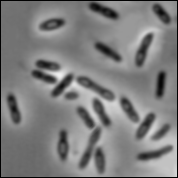
#> input picture opencv/data/bacteria.tif, 178 x 178 px, found by its file name
$ jupyter execute labeling.ipynb   (older library calls are emulated)
#> lines starting #> are read from the running program, lines starting #| are printed output that depends on the picture; after the words box and inside, x2 and y2 are one past the last pixel; in counts of white or black regions, pixels touching at a corner belong together
[cell 1]
import cv2
import numpy as np
import matplotlib.pyplot as plt

[cell 2]
img = cv2.imread("/home/kkyu/amr_ws/opencv/data/bacteria.tif")
#> img is the input picture: shape (178, 178, 3); min 0, max 239, mean 125.8
plt.imshow(img)

### 레이블링 ( connectedComponentsWithStats )

- 영상의 확대와 축소(크기 변환) - cv2.resize 함수
- 컬러 변환 - cvtColor 함수

[cell 3]
img_resize = cv2.resize(img, None, fx=3, fy=3)
img_gray = cv2.cvtColor(img_resize, cv2.COLOR_BGR2GRAY)

ret, img_threshold = cv2.threshold(img_gray, 100, 255, cv2.THRESH_BINARY_INV)
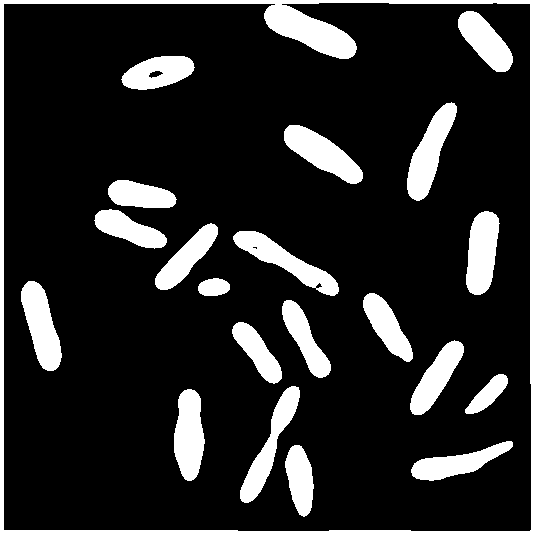
#> img_threshold: shape (534, 534); 15.6% white; 21 white regions, largest, box (x1, y1, x2, y2) and area: (0, 0, 534, 534) 10629, (407, 102, 457, 201) 2255, (284, 125, 363, 184) 2190

numOfLabels, img_labels, stats, centroids = cv2.connectedComponentsWithStats(img_threshold, connectivity=8, ltype=cv2.CV_32S)
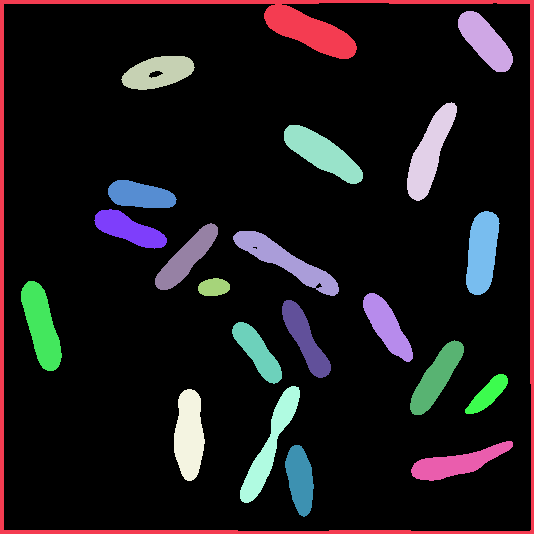
#> img_labels: shape (534, 534) int32; 22 distinct labels, from 0 to 21; one colour per label, 0 black
#> numOfLabels = 22; stats = 22 rows, first 6: [4, 3, 527, 528, 240551], [0, 0, 534, 534, 10629], [458, 11, 55, 61, 1802], [121, 56, 74, 34, 1714], [407, 102, 50, 99, 2255], [284, 125, 79, 59, 2190]; centroids = 22 rows, first 8: [261.8, 266.5], [270.3, 203.4], [485, 40.81], [157.8, 72.05], [429.3, 152.3], [321.9, 153], [139.9, 194.9], [128.5, 229]

# Labeling results with rectangles and numbers
for j in range(1, numOfLabels):
    area = stats[j, cv2.CC_STAT_AREA]
    left = stats[j, cv2.CC_STAT_LEFT]
    top = stats[j, cv2.CC_STAT_TOP]
    width = stats[j, cv2.CC_STAT_WIDTH]
    height = stats[j, cv2.CC_STAT_HEIGHT]

    cv2.rectangle(img_resize, (left, top), (left + width, top + height), (0, 0, 255), 1)
    cv2.putText(img_resize, str(j), (left + 20, top + 20), cv2.FONT_HERSHEY_SIMPLEX, 1, (255, 0, 0), 1)
#> this loop made 21 passes
#> (area, left, top, width, height) on passes 1 to 12: (10629, 0, 0, 534, 534), (1802, 458, 11, 55, 61), (1714, 121, 56, 74, 34), (2255, 407, 102, 50, 99), (2190, 284, 125, 79, 59), (1429, 108, 180, 69, 28), (1524, 94, 209, 73, 40), (2108, 466, 211, 34, 84), (1664, 155, 223, 63, 67), (2181, 233, 231, 106, 65), (458, 198, 278, 32, 18), (2140, 21, 281, 41, 90)
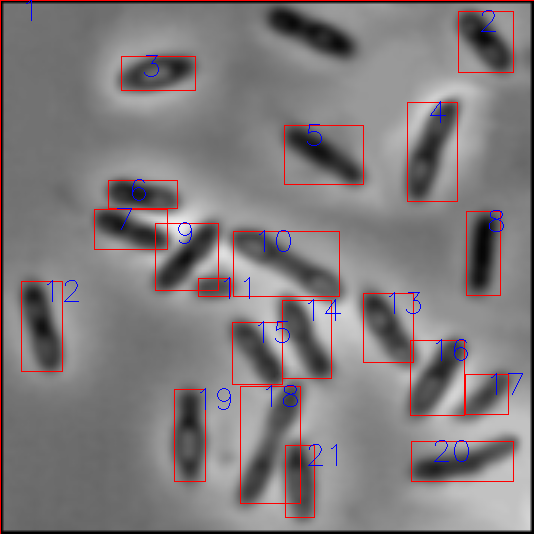
#> img_resize: shape (534, 534, 3); mean B, G, R 124.1, 122.9, 128

cv2.imshow("img_resize", img_resize)

print("numOfLabels:", numOfLabels - 1)  # Subtract 1 for the final numbering
#| numOfLabels: 21
cv2.waitKey(0)
cv2.destroyAllWindows()

$ run again, with opencv/data/Giraffe.jpg saved as opencv/data/bacteria.tif
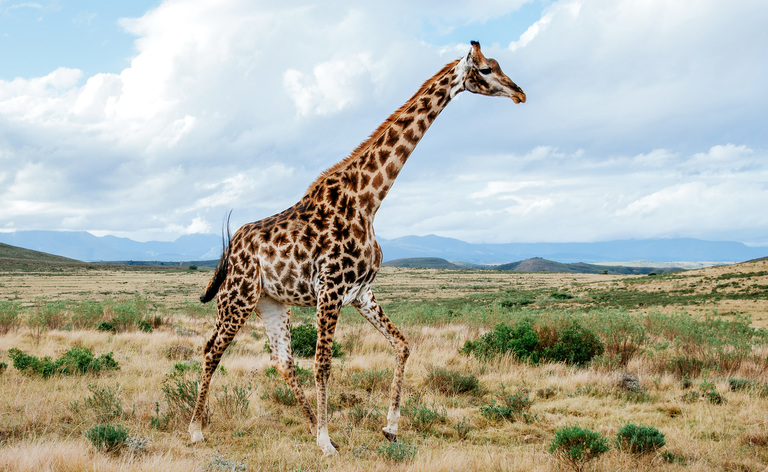
#> input picture opencv/data/Giraffe.jpg, 768 x 472 px, found by its file name
#> img is the input picture: shape (472, 768, 3); mean B, G, R 167.4, 178.8, 176.8
#> img_threshold: shape (1416, 2304); 10.5% white; 2448 white regions (1744 under 20 px), largest, box (x1, y1, x2, y2) and area: (1386, 961, 1817, 1110) 34235, (1737, 849, 2193, 938) 12114, (1650, 1283, 1830, 1416) 10830
#> `numOfLabels, img_labels, stats, centroids = cv2.connectedComponentsWit..`:
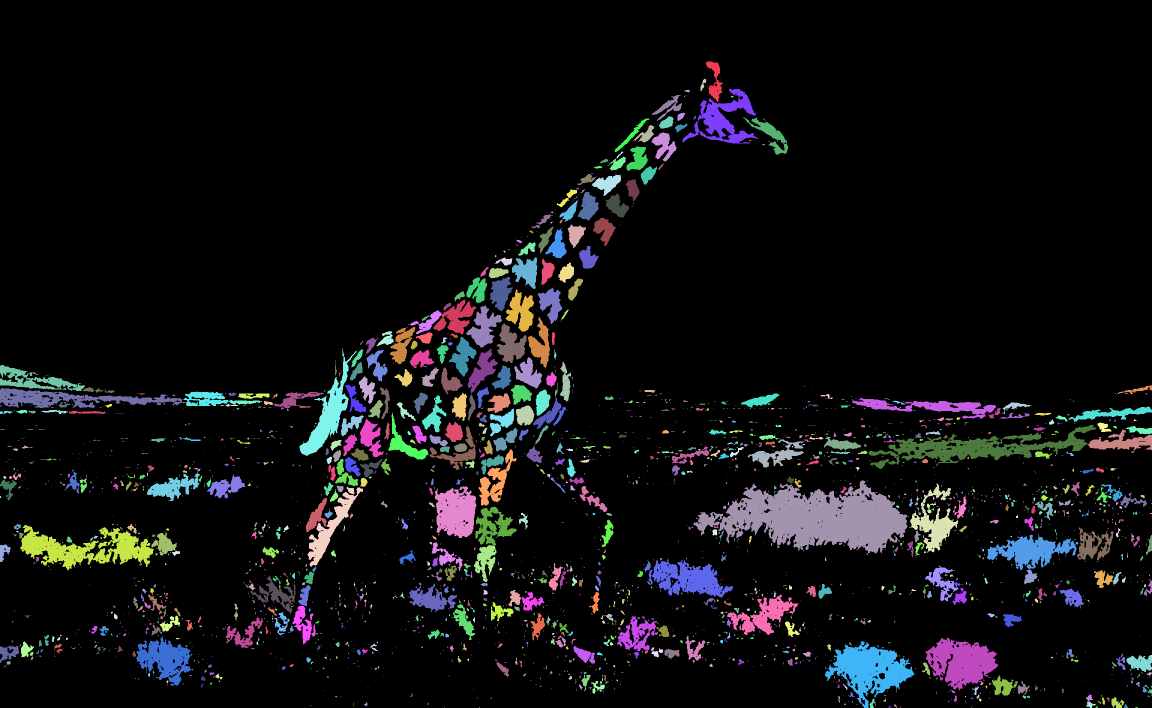
#> img_labels: shape (1416, 2304) int32 (shown at 1/2 size); 2449 distinct labels, from 0 to 2448; one colour per label, 0 black
#> numOfLabels = 2449; stats = 2449 rows, first 6: [0, 0, 2304, 1416, 2919319], [1412, 123, 34, 81, 1177], [1441, 157, 1, 1, 1], [1401, 158, 12, 25, 122], [1450, 169, 1, 1, 1], [1414, 172, 1, 1, 1]; centroids = 2449 pairs, first value 0.667 to 2302.5, second value 157 to 1414.5
#> the loop `for j in range(1, numOfLabels):` made 2448 passes
#> (area, left, top, width, height) on passes 1, 3, 7: (1177, 1412, 123, 34, 81), (122, 1401, 158, 12, 25), (5943, 1365, 177, 152, 110)
#> after the loop `for j in range(1, numOfLabels):`:
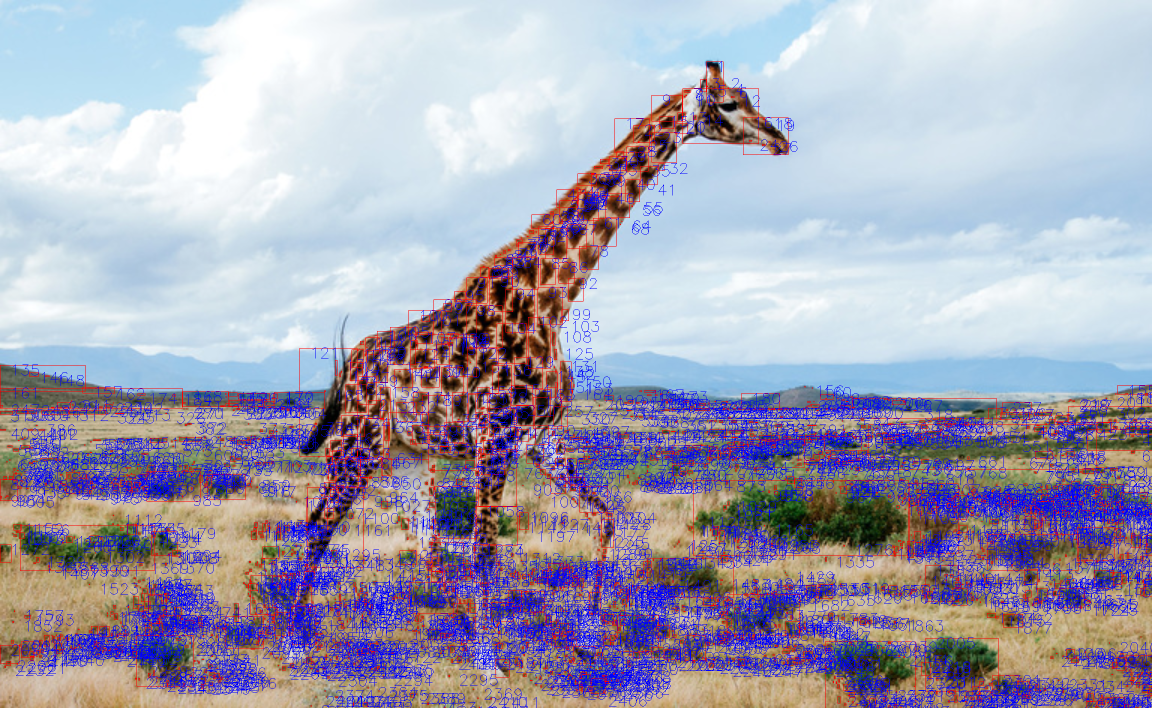
#> img_resize: shape (1416, 2304, 3) (shown at 1/2 size); mean B, G, R 180.9, 163.3, 165.3
#| numOfLabels: 2448
